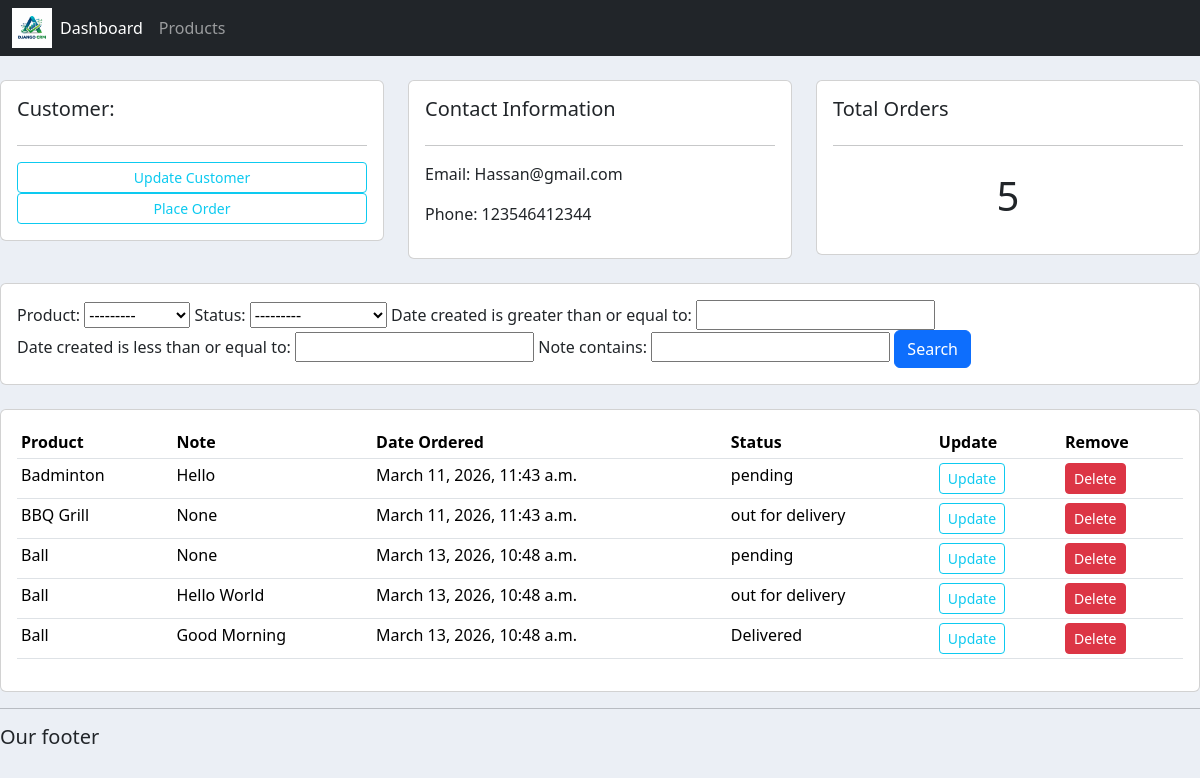
Screenshot of /customers/1/ with the database file from the repository.
### accounts/models.py (models this page shows, shortened)
class Customer(models.Model):
	name = models.CharField(max_length=200, null=True)
	phone = models.CharField(max_length=200, null=True)
	email = models.CharField(max_length=200, null=True)
	date_created = models.DateTimeField(auto_now_add=True, null=True)

class Order(models.Model):
    STATUS = (
	('pending','pending'),
	('out for delivery','out for delivery'),
	('Delivered','Delivered'),
	)
    customer = models.ForeignKey(Customer,null=True,on_delete=models.SET_NULL)
    product = models.ForeignKey(Product,null=True,on_delete=models.SET_NULL)
    date_created = models.DateTimeField(auto_now_add=True,null=True)
    status = models.CharField(max_length=200,null=True,choices=STATUS)
    note = models.CharField(max_length=1000,null=True)

class Product(models.Model):
    CATEGORY = (
		('Indoor','Indoor'),
		('Outdoor','Outdoor')
	)
    name = models.CharField(max_length=200,null=True)
    price = models.FloatField(null=True)
    category = models.CharField(max_length=200,null=True,choices=CATEGORY)
    description = models.CharField(max_length=200,null=True,blank=True)
    date_created = models.DateTimeField(auto_now_add=True,null=True)
    tag = models.ManyToManyField(Tag)
    def __str__(self):
        return self.name

### accounts/views.py (the view)
# urls.py: path('customers/<str:pk>/',views.customer,name='customer'),
def customer(request,pk):
    customer = Customer.objects.get(id=pk)
    orders = customer.order_set.all()
    orders_count = orders.count()
    myFilter = OrderFilter(request.GET, queryset=orders)
    orders = myFilter.qs
    context = {'customer': customer, 'orders': orders, 'orders_count': orders_count, 'myFilter': myFilter}
    return render(request,'accounts/customers.html', context)

### accounts/templates/accounts/customers.html (shortened to what this page needs)
{% extends "accounts/main.html" %}
    {% block content %}
    <br>
<div class="row">
	<div class="col-md">
		<div class="card card-body">
			<h5>Customer:</h5>
			<hr>
			<a class="btn btn-outline-info  btn-sm btn-block" href="">Update Customer</a>
			<a class="btn btn-outline-info  btn-sm btn-block" href="{% url 'create_order' customer.id %}">Place Order</a>
		</div>
	</div>
	<div class="col-md">
		<div class="card card-body">
			<h5>Contact Information</h5>
			<hr>
			<p>Email: {{ customer.email }}</p>
			<p>Phone: {{ customer.phone }}</p>
		</div>
	</div>
	<div class="col-md">
		<div class="card card-body">
			<h5>Total Orders</h5>
			<hr>
			<h1 style="text-align: center;padding: 10px">{{ orders_count }}</h1>
		</div>
	</div>
</div>
<br>
<div class="row">
	<div class="col">
		<div class="card card-body">
			<form method="get" class="filter-form">
		{{ myFilter.form.product.label_tag }}
		{{ myFilter.form.product }}
		{{ myFilter.form.status.label_tag }}
		{{ myFilter.form.status }}
		{{ myFilter.form.start_date.label_tag }}
		{{ myFilter.form.start_date }}
		{{ myFilter.form.end_date.label_tag }}
		{{ myFilter.form.end_date }}
		{{ myFilter.form.note.label_tag }}
		{{ myFilter.form.note }}
		    <button class="btn btn-primary" type="submit">Search</button>
		  </form>
		</div>
	</div>
</div>
<br>
<div class="row">
	<div class="col-md">
		<div class="card card-body">
			<table class="table table-sm">
				<tr>
					<th>Product</th>
					<th>Note</th>
					<th>Date Ordered</th>
					<th>Status</th>
					<th>Update</th>
					<th>Remove</th>
				</tr>
				{% for order in orders %}
				<tr>
					<td>{{ order.product.name }}</td>
					<td>{{ order.note }}</td>
					<td>{{ order.date_created }}</td>
					<td>{{ order.status }}</td>
					<td><a class="btn btn-outline-info btn-sm" href="{% url 'update_order' order.id %}">Update</a></td>
                    <td><a class = "btn btn-danger btn-sm" href="{% url 'delete_order' order.id %}">Delete</a></td>
				</tr>
				{% endfor %}
			</table>
		</div>
	</div>
</div>
    {% endblock %}

### static/css/main.css (style rules this page uses)
body { background-color: #ebeff5; }

### rows the page displays
Customer: email "Hassan@gmail.com", phone "123546412344"
Order: product.name "Badminton", note "Hello", date_created "March 11, 2026, 11:43 a.m.", status "pending"
Order: product.name "BBQ Grill", note "None", date_created "March 11, 2026, 11:43 a.m.", status "out for delivery"
Order: product.name "Ball", note "None", date_created "March 13, 2026, 10:48 a.m.", status "pending"
Order: product.name "Ball", note "Hello World", date_created "March 13, 2026, 10:48 a.m.", status "out for delivery"
Order: product.name "Ball", note "Good Morning", date_created "March 13, 2026, 10:48 a.m.", status "Delivered"

### other values shown
{{ orders_count }} "5"
{{ myFilter.form.product.label_tag }} "Product:"
{{ myFilter.form.status.label_tag }} "Status:"
{{ myFilter.form.start_date.label_tag }} "Date created is greater than or equal to:"
{{ myFilter.form.end_date.label_tag }} "Date created is less than or equal to:"
{{ myFilter.form.note.label_tag }} "Note contains:"
